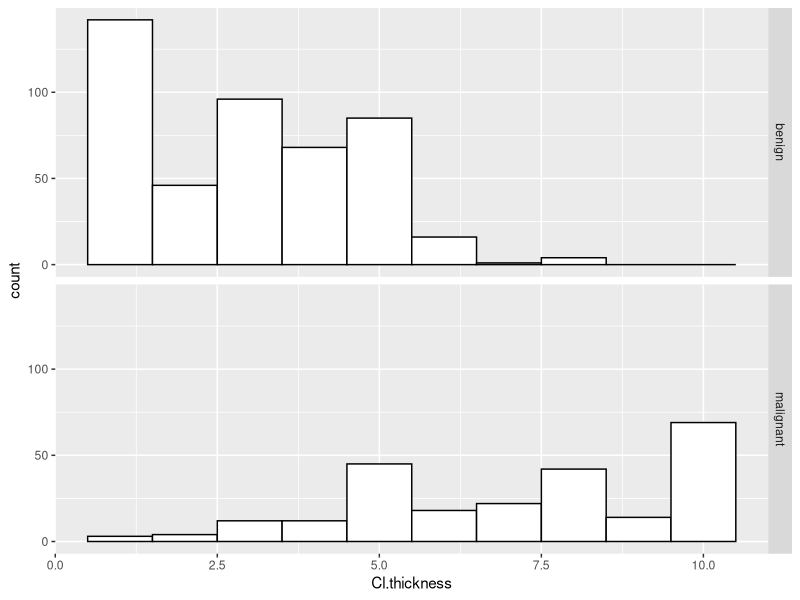

Here is the R script that generated this plot: (Note: this script raises an error after producing the figure.)
## ---- chunk 1
knitr::opts_chunk$set(echo = TRUE)
library(mlbench)
library(ggplot2)
library(caret)
## ---- chunk 2
data(BreastCancer)
df <- BreastCancer
# convert input values to numeric
for(i in 2:10) {
  df[,i] <- as.numeric(as.character(df[,i]))
}
summary(df)
## ---- chunk 3
ggplot(df, aes(x=Cl.thickness))+
       geom_histogram(color="black", fill="white", binwidth = 1)+
       facet_grid(Class ~ .)
## ---- chunk 4
# split the data into train and test and perform preprocessing
trainIndex <- createDataPartition(df$Class, p = .8, 
                                  list = FALSE, 
                                  times = 1)
df_train <- df[ trainIndex,]
df_test  <- df[-trainIndex,]
preProcValues <- preProcess(df_train, method = c("center", "scale", "medianImpute"))
df_train_transformed <- predict(preProcValues, df_train)

# train a model on df_train
fitControl <- trainControl(## 10-fold CV
  method = "repeatedcv",
  number = 10,
  ## repeated ten times
  repeats = 10,
  ## Estimate class probabilities
  classProbs = TRUE,
  ## Evaluate performance using 
  ## the following function
  summaryFunction = twoClassSummary)

set.seed(825)
gbmFit <- train(Class ~ ., data = df_train_transformed[,2:11], 
                method = "gbm", 
                trControl = fitControl,
                ## This last option is actually one
                ## for gbm() that passes through
                verbose = FALSE,
                metric = "ROC")
## ---- chunk 5
summary(gbmFit)
